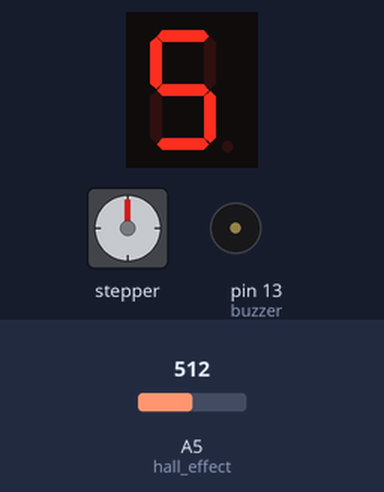
This sketch was run on a simulated Arduino Uno, built with avr-gcc and run on an emulated ATmega328P. Shown: 1-digit seven-segment display, stepper motor, buzzer (waves = sounding, pin HIGH). Wiring (inferred from the names in the program): 1-digit 7-segment display, segments lit when HIGH: segments pin 2, pin 3, pin 4, pin 5, pin 6, pin 7, pin 8. The test bench sets the inputs (shaded band); at power-on: A5 (hall_effect) = 512. The segment pins are drawn as the display they are named for; stepper angles assume 200 steps per turn; pins used as bus, display or sensor lines are not drawn.

Above: at 0.1 s.
At 6.15 s:
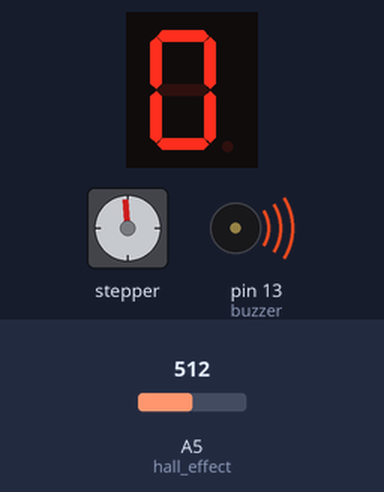
At 10.1 s:
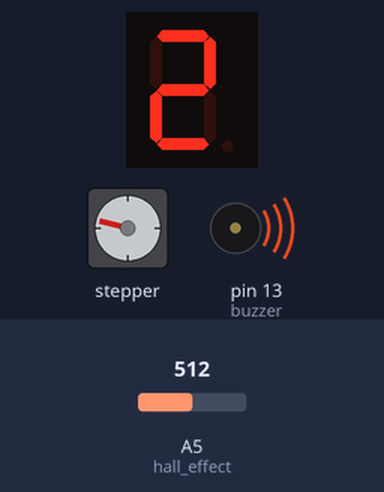
At 12.9 s:
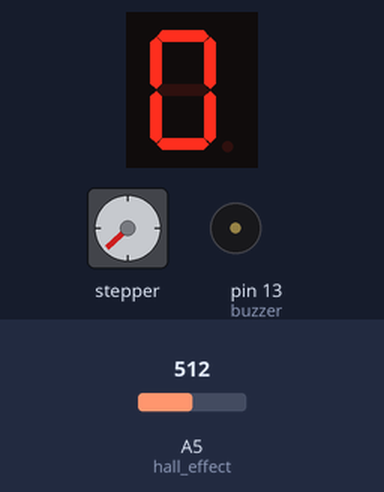
Timing chart, 0 to 14.4 s (numbered marks = the images above):
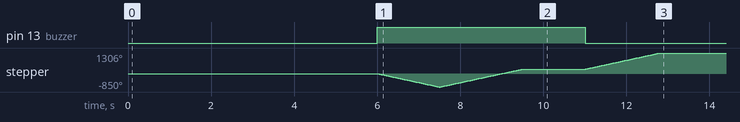

The sketch:

timer.ino
```cpp
#include <Stepper.h>

const int A = 2;
const int B = 3;
const int C = 4;
const int D = 5;
const int E = 6;
const int F = 7;
const int G = 8;

const int buzzer = 13;

const int hall_effect = A5;

const int steps = 200;
const int speed = 100;

const int stage_time = 5;

int buzzer_countdown = stage_time;

unsigned long buzzer_time = millis();
unsigned long countdown_timer = 0;
unsigned long motor_time = 0;
unsigned long currentMillis = 0;

bool buzz = false;
bool exec_stage = false;
bool run = false;

int motor_stage = 0;
int time_stage = 0;

Stepper motor(steps, 9, 11, 10, 12);

const int digit_patterns[10][7] = {
// A  B  C  D  E  F  G
  {1, 1, 1, 1, 1, 1, 0}, //0
  {0, 1, 1, 0, 0, 0, 0}, //1
  {1, 1, 0, 1, 1, 0, 1}, //2
  {1, 1, 1, 1, 0, 0, 1}, //3
  {0, 1, 1, 0, 0, 1, 1}, //4
  {1, 0, 1, 1, 0, 1, 1}, //5
  {1, 0, 1, 1, 1, 1, 1}, //6
  {1, 1, 1, 0, 0, 0, 0}, //7
  {1, 1, 1, 1, 1, 1, 1}, //8
  {1, 1, 1, 0, 0, 1, 1}, //9
};


void setup() {

  pinMode(A, OUTPUT);
  pinMode(B, OUTPUT);
  pinMode(C, OUTPUT);
  pinMode(D, OUTPUT);
  pinMode(E, OUTPUT);
  pinMode(F, OUTPUT);
  pinMode(G, OUTPUT);

  pinMode(buzzer, OUTPUT);

  pinMode(hall_effect, INPUT);

  motor.setSpeed(speed);

  display_digit(buzzer_countdown);

}

void display_digit(byte digit){

  if(digit > 9)
    return;

  for(int i = 0; i < 7; ++i){
    digitalWrite(A+i, digit_patterns[digit][i]);
  }

}

void loop() {

  if(analogRead(hall_effect) < 900){
    run = true;
  }
  if(run == true){
    currentMillis = millis();

    if(motor_stage < 2){

    if(currentMillis - countdown_timer >= 1000){
      display_digit(buzzer_countdown--);
      countdown_timer = currentMillis;
    }

    if(buzzer_countdown == -1 && time_stage == 0){
      time_stage++;
      exec_stage = true;
      motor_time = currentMillis;
      if(time_stage < 2)buzzer_countdown=stage_time;
      else buzzer_countdown = 0;
    }

    if(buzzer_countdown == 0 && time_stage > 0){
      time_stage++;
      exec_stage = true;
      motor_time = currentMillis;
      if(time_stage < 2)buzzer_countdown=stage_time;
      else buzzer_countdown = 0;
    }

    if(motor_stage == 0){
        if(exec_stage && currentMillis - motor_time < 1500){
          digitalWrite(buzzer, HIGH);
          motor.step(-steps / 100);
        }else if (exec_stage && currentMillis - motor_time < 3500){
          motor.step(steps / 100);
        }else if(exec_stage){
          motor_time = currentMillis;
          exec_stage = false;
          motor_stage++;
        }
      }else if(motor_stage == 1){
        if(exec_stage && currentMillis - motor_time < 800){
          digitalWrite(buzzer, LOW);
          motor.step(steps / 100);
        }else if (exec_stage && currentMillis - motor_time < 6000){
          //motor.step(steps / 100);
        }else if(exec_stage){
          motor_time = currentMillis;
          exec_stage = false;
          motor_stage++;
        }
     }
    }
  }


}
```

Measured:
- by itself, pin 13 (buzzer): LOW → HIGH at 6.0 s, → LOW 5.0 s later
- by itself, stepper: turns 850° counter-clockwise in 1.5 s, then 1134° clockwise in 2.0 s, then 1022° clockwise in 1.8 s
- what the display in image 2 shows lasts 1.0 s, from 10.0 s to 11.0 s
